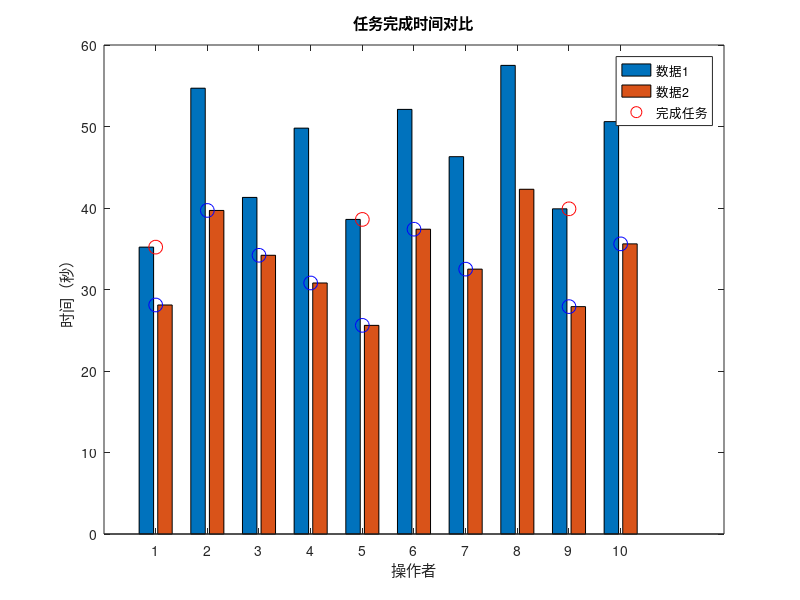

The MATLAB script that drew this image:
% 完成任务时间数据
completion_time_1 = [
    35.2;
    54.7;
    41.3;
    49.8;
    38.6;
    52.1;
    46.3;
    57.5;
    39.9;
    50.6
];

completion_time_2 = [
    28.1;
    39.7;
    34.2;
    30.8;
    25.6;
    37.4;
    32.5;
    42.3;
    27.9;
    35.6
];

% 统计完成任务的次数
completion_count_1 = sum(completion_time_1 < 40);
completion_count_2 = sum(completion_time_2 < 40);

% 计算完成任务的概率
completion_probability_1 = completion_count_1 / numel(completion_time_1);
completion_probability_2 = completion_count_2 / numel(completion_time_2);

% 绘制数据
figure;
bar([completion_time_1, completion_time_2]);
hold on;
plot(find(completion_time_1 < 40), completion_time_1(completion_time_1 < 40), 'ro', 'MarkerSize', 10); % 标记完成任务的数据为红色圆点
plot(find(completion_time_2 < 40), completion_time_2(completion_time_2 < 40), 'bo', 'MarkerSize', 10); % 标记完成任务的数据为蓝色圆点
hold off;
title('任务完成时间对比');
xlabel('操作者');
ylabel('时间（秒）');
legend('数据1', '数据2', '完成任务');
fprintf('数据1完成任务的概率为：%f\n', completion_probability_1);
fprintf('数据2完成任务的概率为：%f\n', completion_probability_2);
